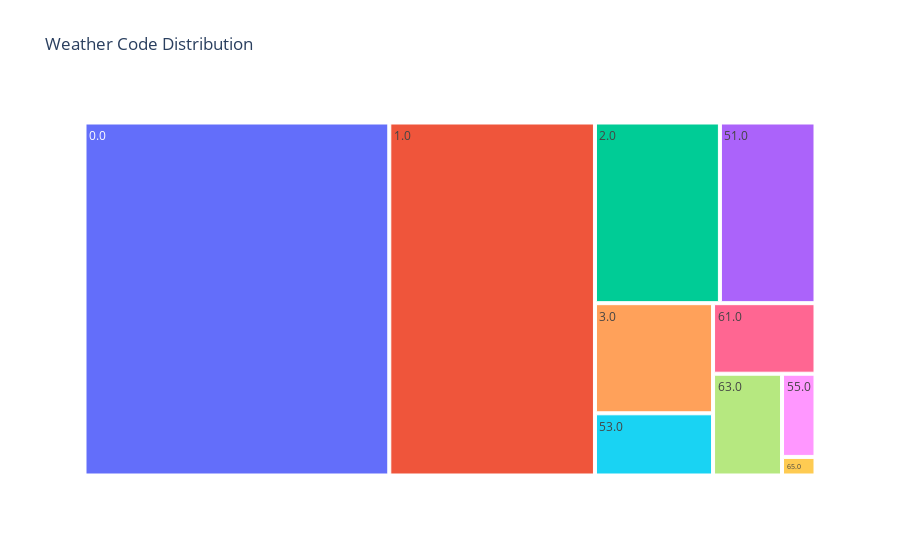

Notebook code cell kept with this figure:
### Code cell
# Create a Treemap for weather code distribution
fig_treemap_weather_code = px.treemap(data['weather_code'].value_counts().reset_index(), path=['index'], values='weather_code',
                                      title='Weather Code Distribution',
                                      labels={'index': 'Weather Code', 'weather_code': 'Count'})

# Display the treemap
fig_treemap_weather_code.show()

### Figure 1 — Plotly figure (JSON) as saved in the notebook; plotly's stock layout.template omitted (floating-point values rounded to 4 significant figures)
{"data": [{"branchvalues": "total", "domain": {"x": [0, 1], "y": [0, 1]}, "hovertemplate": "labels=%{label}<br>Count=%{value}<br>parent=%{parent}<br>id=%{id}<extra></extra>", "ids": ["0.0", "1.0", "2.0", "3.0", "51.0", "53.0", "55.0", "61.0", "63.0", "65.0"], "labels": ["0.0", "1.0", "2.0", "3.0", "51.0", "53.0", "55.0", "61.0", "63.0", "65.0"], "name": "", "parents": ["", "", "", "", "", "", "", "", "", ""], "type": "treemap", "values": [3632, 2451, 762, 439, 583, 248, 94, 244, 237, 21]}], "layout": {"legend": {"tracegroupgap": 0}, "title": {"text": "Weather Code Distribution"}}}
